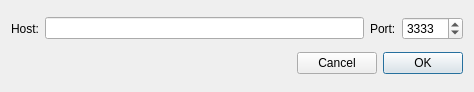
<?xml version="1.0" encoding="UTF-8"?>
<ui version="4.0">
 <class>NewPoolDialog</class>
 <widget class="QDialog" name="NewPoolDialog">
  <property name="geometry">
   <rect>
    <x>0</x>
    <y>0</y>
    <width>474</width>
    <height>92</height>
   </rect>
  </property>
  <property name="windowTitle">
   <string>New pool</string>
  </property>
  <layout class="QVBoxLayout" name="verticalLayout">
   <item>
    <layout class="QHBoxLayout" name="horizontalLayout">
     <item>
      <widget class="QLabel" name="label">
       <property name="text">
        <string>Host:</string>
       </property>
      </widget>
     </item>
     <item>
      <widget class="QLineEdit" name="m_hostEdit"/>
     </item>
     <item>
      <widget class="QLabel" name="label_2">
       <property name="text">
        <string>Port:</string>
       </property>
      </widget>
     </item>
     <item>
      <widget class="QSpinBox" name="m_portSpin">
       <property name="minimum">
        <number>1</number>
       </property>
       <property name="maximum">
        <number>65535</number>
       </property>
       <property name="value">
        <number>3333</number>
       </property>
      </widget>
     </item>
    </layout>
   </item>
   <item>
    <layout class="QHBoxLayout" name="horizontalLayout_2">
     <item>
      <spacer name="horizontalSpacer">
       <property name="orientation">
        <enum>Qt::Horizontal</enum>
       </property>
       <property name="sizeHint" stdset="0">
        <size>
         <width>40</width>
         <height>20</height>
        </size>
       </property>
      </spacer>
     </item>
     <item>
      <widget class="QPushButton" name="m_cancelButton">
       <property name="text">
        <string>Cancel</string>
       </property>
      </widget>
     </item>
     <item>
      <widget class="QPushButton" name="m_okButton">
       <property name="text">
        <string>OK</string>
       </property>
       <property name="autoDefault">
        <bool>false</bool>
       </property>
       <property name="default">
        <bool>true</bool>
       </property>
      </widget>
     </item>
    </layout>
   </item>
  </layout>
 </widget>
 <tabstops>
  <tabstop>m_hostEdit</tabstop>
  <tabstop>m_portSpin</tabstop>
  <tabstop>m_cancelButton</tabstop>
  <tabstop>m_okButton</tabstop>
 </tabstops>
 <resources/>
 <connections>
  <connection>
   <sender>m_okButton</sender>
   <signal>clicked()</signal>
   <receiver>NewPoolDialog</receiver>
   <slot>accept()</slot>
   <hints>
    <hint type="sourcelabel">
     <x>500</x>
     <y>62</y>
    </hint>
    <hint type="destinationlabel">
     <x>276</x>
     <y>44</y>
    </hint>
   </hints>
  </connection>
  <connection>
   <sender>m_cancelButton</sender>
   <signal>clicked()</signal>
   <receiver>NewPoolDialog</receiver>
   <slot>reject()</slot>
   <hints>
    <hint type="sourcelabel">
     <x>417</x>
     <y>62</y>
    </hint>
    <hint type="destinationlabel">
     <x>276</x>
     <y>44</y>
    </hint>
   </hints>
  </connection>
 </connections>
</ui>
